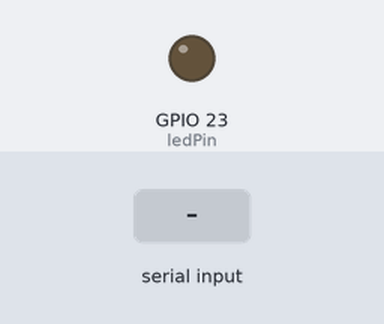
This sketch was run on a simulated ESP32. Shown: output pins drawn as LEDs (lit = HIGH). The test bench sets the inputs (shaded band).

Above: at 1.2 s.
1.3 s: "1\n" received over Serial
At 2.1 s:
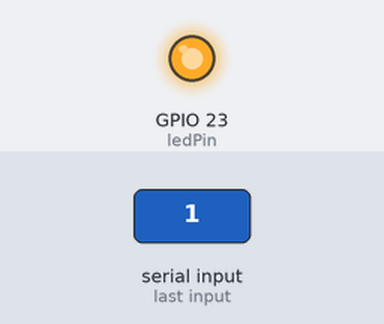
2.8 s: "90,45\n" received over Serial
At 3.2 s:
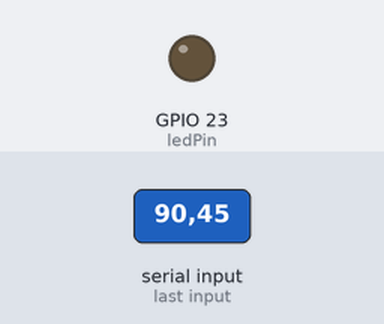
Timing chart, 0 to 5.8 s (numbered marks = the images above; inputs shaded):
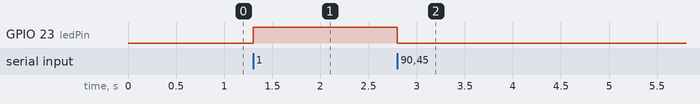

The sketch:

Prueba_Led_Interfaz.ino
```cpp
String dataString = "";
bool dataComplete = false;
int ledState = 0;

const int ledPin = 23;


void setup() {
  Serial.begin(9600);

  pinMode(ledPin, OUTPUT);
  digitalWrite(ledPin, LOW);
}

void loop() {
  if (Serial.available()) {
    serialEvent();
  }

  if (dataComplete) {
    ledState = dataString.toInt();

    // Tarea por realizar
    task();

    dataString = "";
    dataComplete = false;
  }
}

void serialEvent() {
  while (Serial.available()) {
    char inChar = (char)Serial.read();
    dataString += inChar;
    if (inChar == '\n') {
      dataComplete = true;
    }
  }
}

void task() {
  if (ledState == 1) {
    digitalWrite(ledPin, HIGH);
  }
  else {
    digitalWrite(ledPin, LOW);
  }
}
```

Measured:
- after the input at 1.3 s, GPIO 23 (ledPin): LOW → HIGH at once
- after the input at 2.8 s, GPIO 23 (ledPin): HIGH → LOW at once
